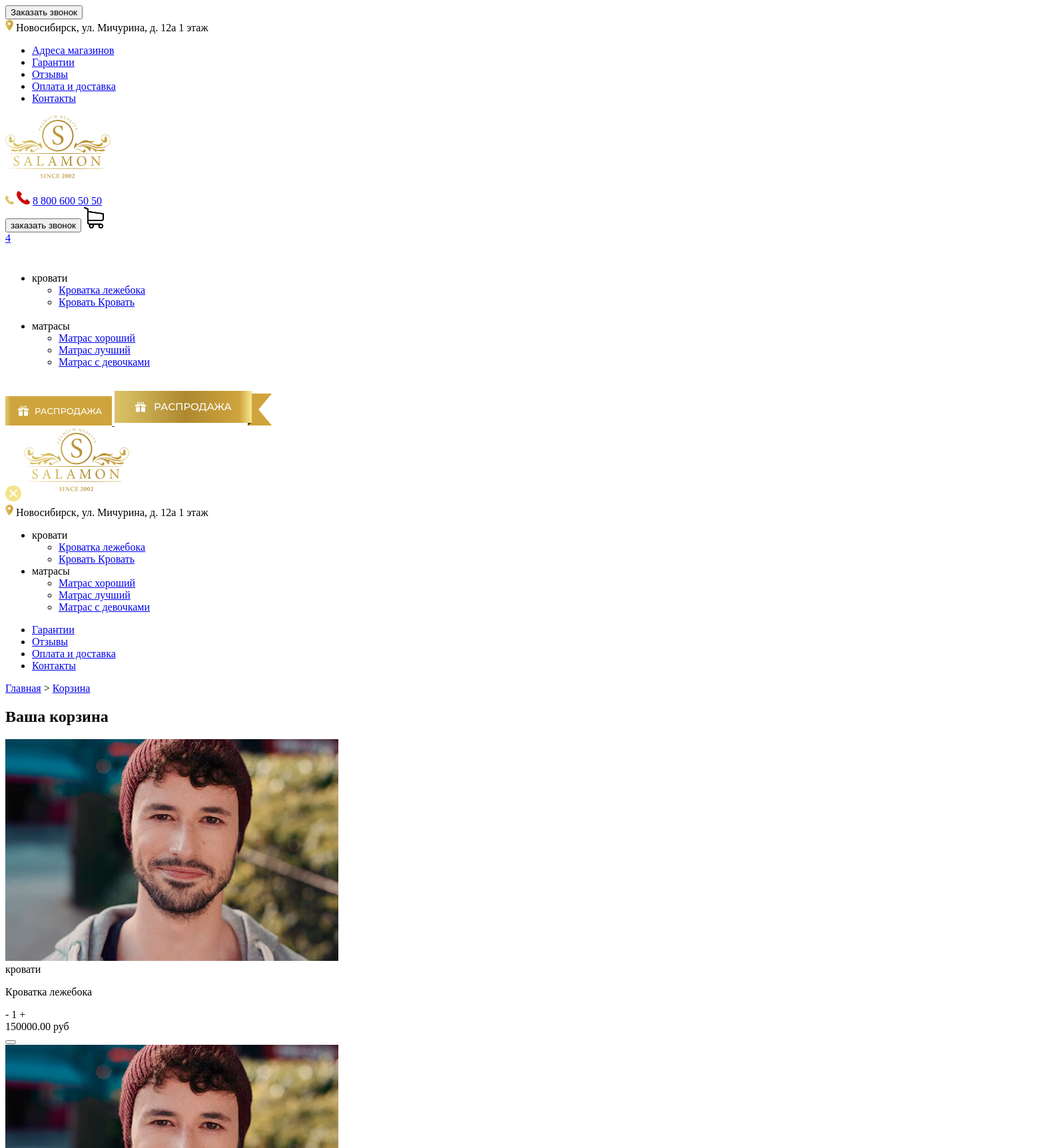
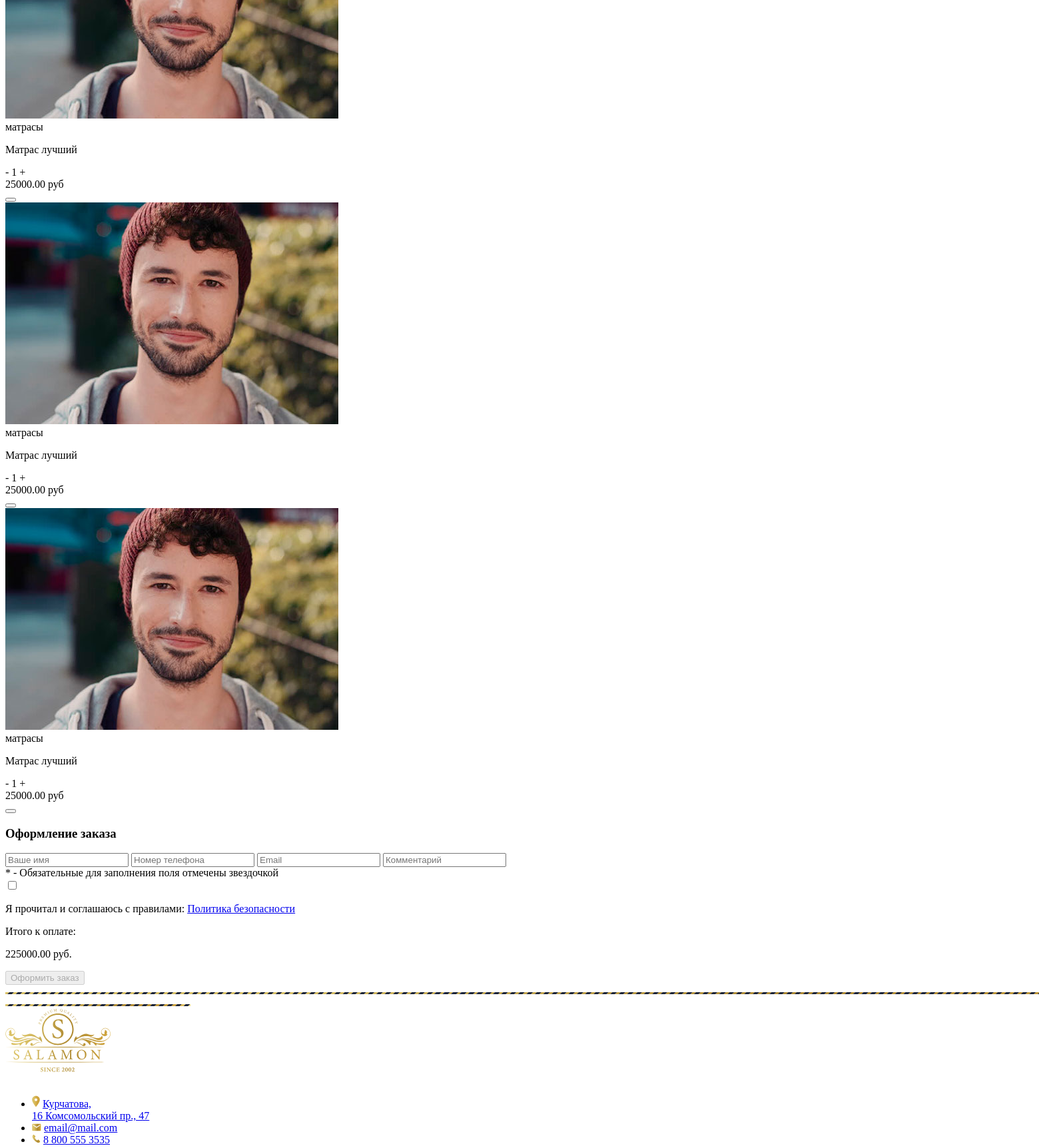
Before: /cart/ (upper part) with the older database file (2 pictures, top to bottom).
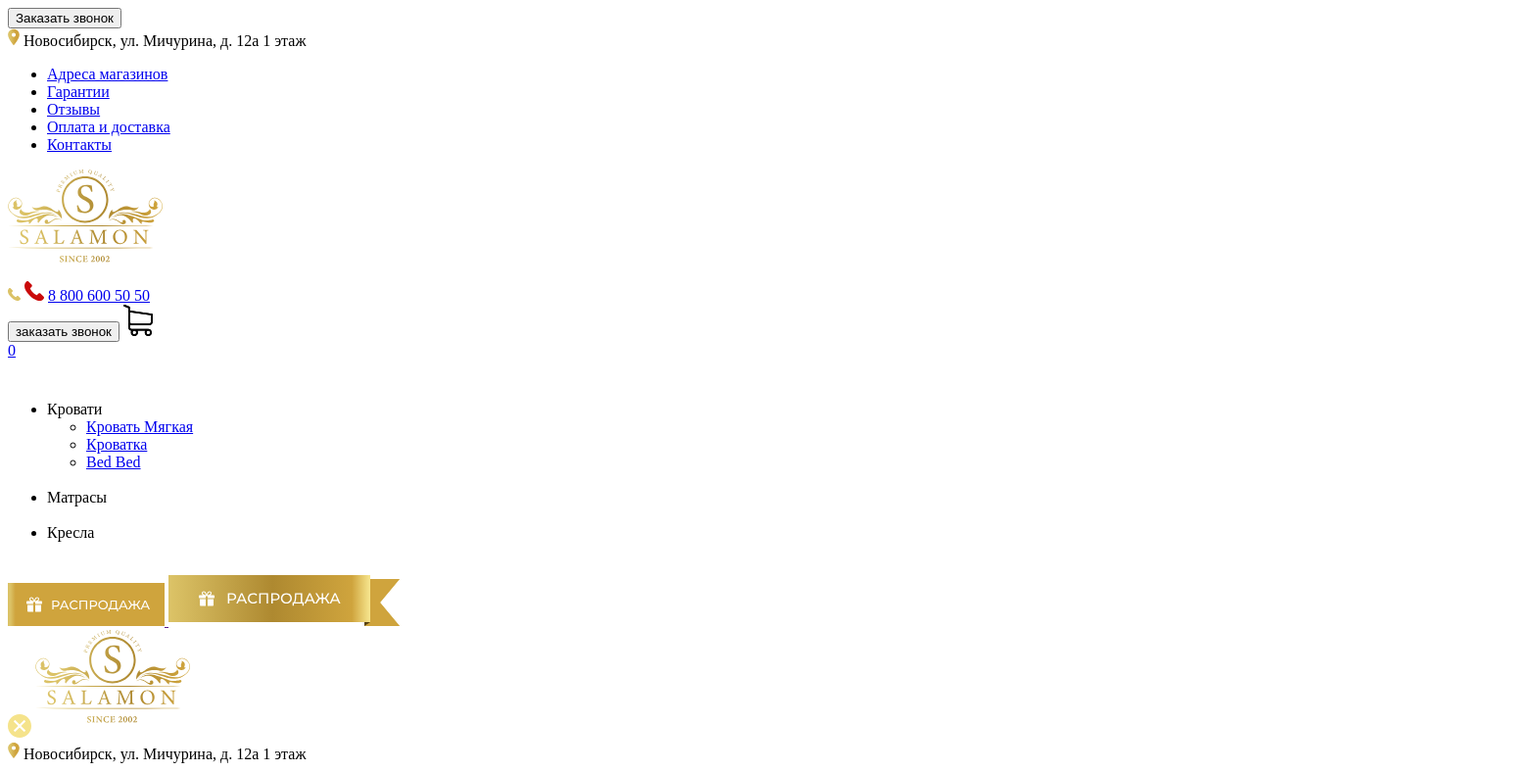
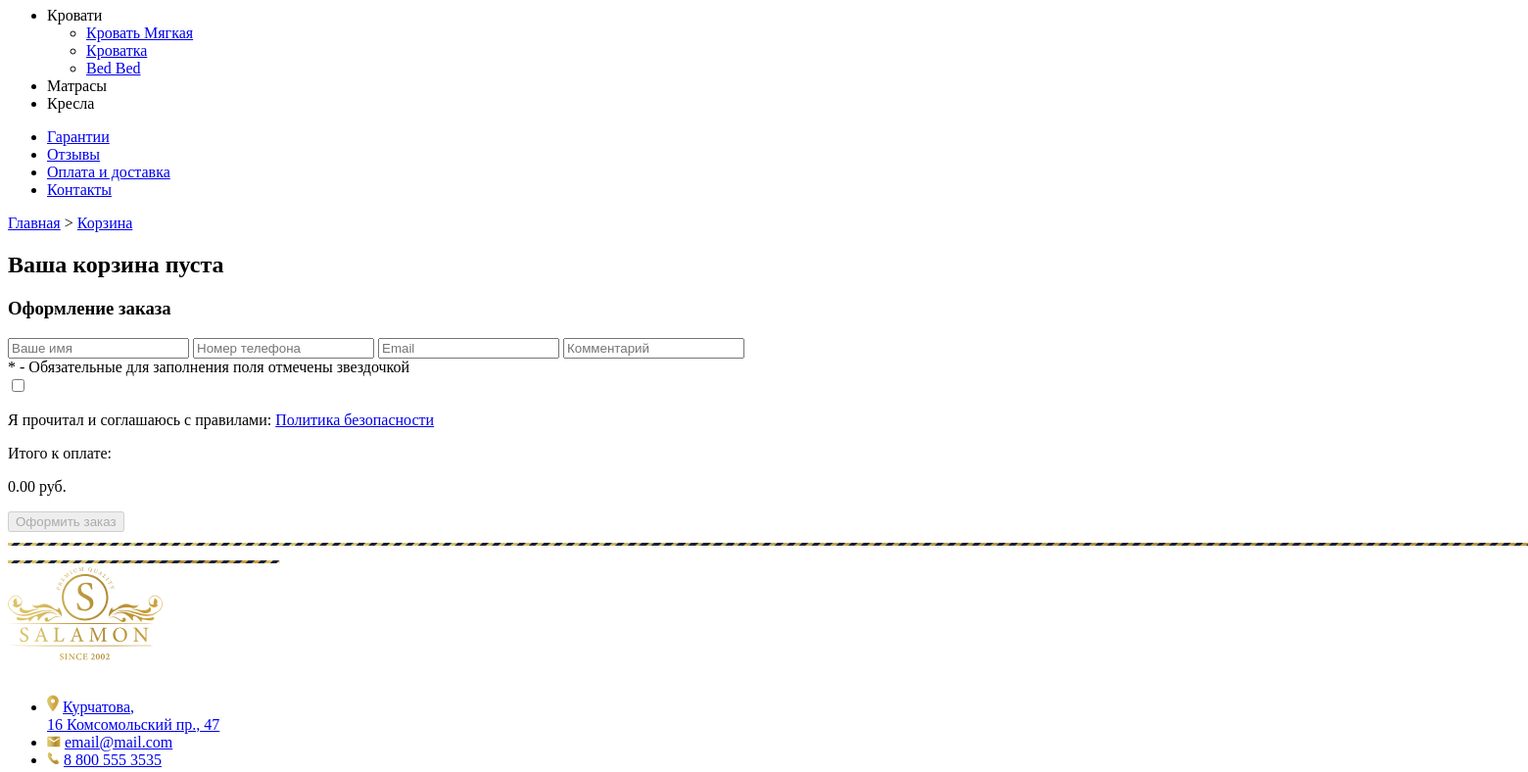
After: the same page with the newer database file (2 pictures, top to bottom).
### main/models.py (models this page shows, shortened)
class Cart(models.Model):
    owner = models.ForeignKey('Customer', null=True, verbose_name='Владелец', on_delete=models.CASCADE)
    products = models.ManyToManyField(Goods_Cart, blank=True,
                                      related_name='related_cart', verbose_name='Товары')
    total_products = models.PositiveIntegerField(default=0, verbose_name='Количество товара')
    final_price = models.DecimalField(max_digits=10,
                                      decimal_places=2,
                                      blank=True, default=0,
                                      verbose_name='Итоговая цена')
    in_order = models.BooleanField(default=False, verbose_name='Занятая корзина')
    for_anonymous_users = models.BooleanField(default=False, verbose_name='Для анонимов')
    old_price = models.DecimalField(max_digits=10,
                                    decimal_places=2,
                                    blank=True,
                                    default=0,
                                    verbose_name='Старая цена')
    sale = models.DecimalField(max_digits=10,
                               decimal_places=2,
                               blank=True,
                               default=0,
                               verbose_name='Скидка')
    class Meta:
        verbose_name = 'Корзина'
        verbose_name_plural = 'Корзина'

class GoodsCategory(models.Model):
    cat = models.CharField(max_length=50, verbose_name='Категория')
    slug = models.SlugField(unique=True, null=True, verbose_name='Ссылка')
    def __str__(self):
        return f'{self.cat}'
    class Meta:
        verbose_name = 'Категории товаров'
        verbose_name_plural = 'Категории товаров'

class Good(models.Model):
    category = models.ForeignKey(GoodsCategory,
                                 related_name='category',
                                 on_delete=models.CASCADE,
                                 verbose_name='Категория'
                                 )
    id = models.BigAutoField(primary_key=True)
    slug = models.SlugField(unique=True, null=True, verbose_name='Ссылка')
    title = models.CharField(max_length=50, verbose_name='Название товара')
    rigidity = models.CharField(max_length=50, verbose_name='Жесткость')
    weight = models.BigIntegerField(verbose_name='Масса')
    price = models.DecimalField(max_digits=10,
                                decimal_places=2,
                                default=20,
                                verbose_name='Цена'
                                )
    old_price = models.DecimalField(max_digits=10,
                                    decimal_places=2,
                                    blank=True,
                                    default=20,
                                    verbose_name='Старая цена')
    popularity = models.IntegerField(blank=True, default=1, verbose_name='Популярность')
    quolity = models.IntegerField(blank=True, default=1, verbose_name='Качество')
    description = RichTextField(blank=True, verbose_name='Описание')
    characters = RichTextField(blank=True, verbose_name='Характеристики')
    feedbacks = RichTextField(blank=True, verbose_name='Отзывы')
    height = models.IntegerField(null=True, default=0, verbose_name='Высота', blank=True)
    size = models.CharField(max_length=50, blank=True, verbose_name='Размер')
    mattress_type = models.CharField(max_length=50, blank=True, verbose_name='Тип матраса')
    image_for_cart = models.ImageField(blank=True, verbose_name='Картинка для корзины')
    maximum_load_on_one_berth = models.IntegerField(
        null=True,
        default=0,
        verbose_name='Макс. нагрузка на одно спальное место',
        blank=True
    )
    ability_to_twist = models.BooleanField(default=False, verbose_name='Возможность скрутить')
    hypoallergenic = models.BooleanField(default=False, verbose_name='Гипоаллергенный')
    class Meta:
        verbose_name = 'Товар'
        verbose_name_plural = 'Товар'

class Goods_Cart(models.Model):
    user = models.ForeignKey('Customer', verbose_name='Покупатель', on_delete=models.CASCADE, null=True)
    cart = models.ForeignKey('Cart', verbose_name='Корзина', on_delete=models.CASCADE,
                             related_name='related_products')
    content_type = models.ForeignKey(ContentType,
                                     on_delete=models.CASCADE,
                                     null=True,
                                     verbose_name='Тип содержимого'
                                     )
    object_id = models.PositiveIntegerField(null=True, verbose_name='ID объекта')
    content_object = GenericForeignKey('content_type', 'object_id')
    qty = models.PositiveIntegerField(default=1, verbose_name='Количество товара')
    final_price = models.DecimalField(max_digits=10,
                                      decimal_places=2,
                                      blank=True, default=20,
                                      verbose_name='Итоговая цена')
    old_price = models.DecimalField(max_digits=10,
                                    decimal_places=2,
                                    blank=True,
                                    default=20,
                                    verbose_name='Старая цена'
                                    )
    sale = models.DecimalField(max_digits=10,
                               decimal_places=2,
                               blank=True,
                               default=20,
                               verbose_name='Скидка'
                               )
    height = models.IntegerField(null=True, default=0, verbose_name='Высота', blank=True)
    size = models.CharField(max_length=50, blank=True, verbose_name='Размер', default='Не заполнено')
    publish_date = models.DateField(verbose_name='Дата', default=timezone.now)
    class Meta:
        verbose_name = 'Корзина товара'
        verbose_name_plural = 'Корзина товара'

### main/views.py (the view, shortened to what this page needs)
# urls.py: path('cart/', Cart_View.as_view(), name='cart'),
class Cart_View(CartMixin, View):
    def get(self, request, *args, **kwargs):
        category = GoodsCategory.objects.all()
        images = Goods_Images.objects.all()
        goods = Good.objects.all()
        goodCategories = GoodsCategory.objects.all()
        context = {
            'cart': self.cart,
            'category': category,
            'image': images,
            'goods_cats': goodCategories,
            'goods_list': goods,
        }
        return render(
            request,
            'main/basket.html',
            context=context
        )

### main/templates/main/basket.html (shortened to what this page needs)
{% extends 'main/base.html' %}
{% load static %}
{% block content %}
  <div class="way">
    <div class="container">
      <a href="{% url 'home' %}" >Главная</a>
      >
      <a href='#' class='active'>Корзина</a>
    </div>
  </div>
  <section class="basket section">
    <div class="container">
      <h2 class="pageHeader">Ваша корзина {% if not cart.products.count %}пуста{% endif %} </h2>
      <div class="basket__base">
        <div class="items">
          {% for item in cart.products.all %}
          <div class="basketItem">
            <img src="{{ item.content_object.image_for_cart.url }}" alt="">
            <div class="title">
              <span>
                  {{ item.content_object.category }}
              </span>
              <p>
                {{ item.content_object.title }}
              </p>
            </div>
            <div class="counter counter_gold">
              <span class="minus">
                -
              </span>
              <span class="number">
                1
              </span>
              <span class="plus">
                +
              </span>
            </div>
            <div class="price">
              <span>{{ item.final_price }}</span> руб
            </div>
            <div class='form_wrapper'>
            <form class='removingForm'
            method='POST'
            action="{% url 'remove_from_cart' ct_model=item.content_object.category slug=item.content_object.id %}">
              <button class='removingButton' type='submit' ></button>
            </form>
            </div>
          </div>
          {% endfor %}
          </div>
        </div>
      </div>
  </section>
  <section class="section checkout">
    <div class="container">
      <h3 class="title">Оформление заказа</h3>
      <form action="" method="POST">
        <input type="text" class="input" placeholder="Ваше имя" name="name">
        <input type="text" class="input" placeholder="Номер телефона" name="phone">
        <input type="text" class="input" placeholder="Email" name="email">
        <input type="text" class="input" placeholder="Комментарий" name="comment">
        <div class="annotation">
          <span class='red'>*</span>
          <span>- Обязательные для заполнения поля отмечены звездочкой</span>
        </div>
        <div class="final">
          <div class="confirm">
            <input type="checkbox" name="" id="checkout">
            <p>Я прочитал и соглашаюсь с правилами: <a href="#">Политика безопасности</a></p>
          </div>
          <div class="finalPrice">
            <span>Итого к оплате: </span>
            <p>
              <span id='finalPrice'>{{ cart.final_price }}</span>
               руб.
            </p>
          </div>
          <button class="red-button" type="submit">
            Оформить заказ
          </button>
        </div>
      </form>
    </div>
  </section>
{% endblock content %}

### main/templates/main/base.html (shortened to what this page needs)
<!DOCTYPE html>
<html lang="en">
<head>
  {% load static %}
  <link rel="stylesheet/less" href="{% static 'styles.less' %}">
  <link rel="stylesheet" href="https://unpkg.com/swiper/swiper-bundle.min.css" />
</head>
<body class='index'>
  <header class='header'>
    <div class="header__top">
      <div class="container d-flex-align-between">
        <button class="golden-button d-lg-none">
          Заказать звонок
        </button>
        <div class='header__logos d-sm-none'>
          <span>Новосибирск, ул. Мичурина, д. 12а 1 этаж</span>
        </div>
        <ul class='d-sm-none'>
          <li><a href="#">Адреса магазинов</a></li>
          <li><a href="#">Гарантии</a></li>
          <li><a href="#">Отзывы</a></li>
          <li><a href="#">Оплата и доставка</a></li>
          <li><a href="#">Контакты</a></li>
        </ul>
      </div>
    </div>
    <div class="header__base">
      <div class="container d-flex-align-between">
        <a href="{% url 'home' %}">
          <img class='logo' src="{% static 'img/logo2.svg' %}" alt="">
        </a>
        <div class='d-flex-align-between'>
        <div class="header__phone d-flex align-items-center">
          <a href="tel:#">
            8 800 600 50 50
          </a>
        </div>
        <button class='header__button d-sm-none'>
          заказать звонок
        </button>
        <a href="{% url 'cart' %}" class='header__basket'>
            {% if cart.products.count > 0 %}
          <div id='basketCounter' class='d-flex-align-center'>{{ cart.products.count }}</div>
            {% else %}
          <div id='basketCounter' class='d-flex-align-center'>0</div>
            {% endif %}
        </a>
        </div>
      </div>
    </div>
  <nav class="nav">
    <div class="container d-flex justify-content-between">
      <div class='d-flex-align-between'>
        <ul class='d-flex-align-between'>
          {% for cat in goods_cats %}
            <li class="d-sm-none">{{cat.cat}}
              <ul class='innerList'>
                {% for good in goods_list %}
                  {% if good.category == cat %}
                  <li>
                    <a href="{% url 'item' ct_model=good.category slug=good.slug %}"> {{ good.title }}</a>
                  </li>
                  {% endif %}
                {% endfor %}
              </ul>
              <svg class='d-sm-none' width="11" height="6" viewBox="0 0 11 6" fill="none" xmlns="http://www.w3.org/2000/svg">
                <path d="M1 0.5L5.5 5L10 0.5" stroke="white"/>
                </svg>
            </li>
          {% endfor %}
        </ul>
      </div>
      <a class='sale d-xl-max-block d-xl-none' href="">
      </a>
      <a href="#" class="sale d-xl-max-none">
      </a>
    </div>
  </nav>
  </header>
    <div id='burger' class="burger burger__off">
    <img class='logo' src="{% static 'img/logo2.svg' %}" alt="">
    <div class='burger__address'>
      <span>Новосибирск, ул. Мичурина, д. 12а 1 этаж</span>
    </div>
    <ul class='firstLvl'>
      {% for cat in goods_cats %}
      <li class='first off'>
        <span>{{cat.cat}}</span>
        <ul class="secondLvl secondLvlOff">
        {% for good in goods_list %}
          {% if good.category == cat %}
          <li>
            <a href="{% url 'item' ct_model=good.category slug=good.slug %}"> {{ good.title }}</a>
          </li>
          {% endif %}
        {% endfor %}
        </ul>
      </li>
      {% endfor %}
    </ul>
    <ul class="links">
      <li><a href="#">Гарантии</a></li>
      <li><a href="#">Отзывы</a></li>
      <li><a href="#">Оплата и доставка</a></li>
      <li><a href="#">Контакты</a></li>
    </ul>
  </div>
  {% block content %}
  {% endblock content %}
  <footer class='section '>
    <img class='line d-sm-none' src="{% static 'img/footerGoldenDottenLine.svg' %}" alt="">
    <img class='line d-lg-none' src="{% static 'img/goldenDottenLineHorizontal.svg' %}" alt="">
    <div class="container d-flex">
      <div class="contacts">
        <img src="{% static 'img/logo2.svg' %}" alt="">
        <ul>
          <li>
            <img src="{% static 'img/marker.svg' %}" alt="">
            <a href="#">Курчатова, <br> 16 Комсомольский пр., 47</a>
          </li>
          <li>
            <img src="{% static 'img/convertFooterIcon.svg' %}" alt="">
            <a href="#">email@mail.com</a>
          </li>
          <li> <img src="{% static 'img/phoneFooterIcon.svg' %}" alt="">
            <a href="#">8 800 555 3535</a>
        </ul>
      </div>
    </div>
  </footer>
</body>
</html>

Changed rows visible on the page:
removed Good: title "Кроватка лежебока", shown under GoodsCategory "кровати"
removed Good: title "Кровать Кровать", shown under GoodsCategory "кровати"
removed Good: title "Матрас с девочками", shown under GoodsCategory "матрасы"
removed Goods_Cart: content_object.image_for_cart (picture), content_object.category "кровати", content_object "Кроватка лежебока", final_price "150000.00"
removed Goods_Cart: content_object.image_for_cart (picture), content_object.category "матрасы", content_object "Матрас лучший", final_price "25000.00"
removed Goods_Cart: content_object.image_for_cart (picture), content_object.category "матрасы", content_object "Матрас лучший", final_price "25000.00"
removed Goods_Cart: content_object.image_for_cart (picture), content_object.category "матрасы", content_object "Матрас лучший", final_price "25000.00"
changed GoodsCategory: cat "кровати" → "Кровати"; gains Good (title "Кровать Мягкая"); gains Good (title "Кроватка")
added Good: title "Bed Bed", shown under GoodsCategory "Кровати"
changed GoodsCategory: cat "матрасы" → "Матрасы"; loses Good (title "Матрас хороший"); loses Good (title "Матрас лучший")
added GoodsCategory: cat "Кресла"
changed Cart: final_price "225000.00" → "0.00"; products.count "4" → (not shown)
Other visible differences:
text now shown: "0 пуста"
